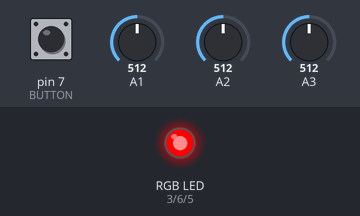
The sketch below on a simulated Arduino Uno, built with avr-gcc and run on an emulated ATmega328P. On the bench: an RGB LED mixed from three pins (HIGH = lit). Inputs (shaded band) come from the test bench; at power-on: pin 7 (BUTTON) LOW, A1 = 512, A2 = 512, A3 = 512. Dim RGB values are drawn brighter than linear; EEPROM starts erased; what the sketch prints to the serial monitor is not drawn.

Above: at 1.2 s.
1.3 s: pin 7 (BUTTON) pulled HIGH for 1 s
At 3.0 s:
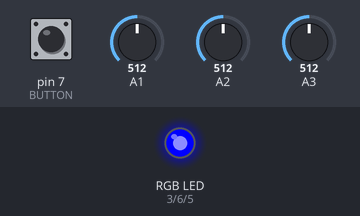
3.9 s: pin 7 (BUTTON) pulled HIGH for 0.15 s
At 5.0 s:
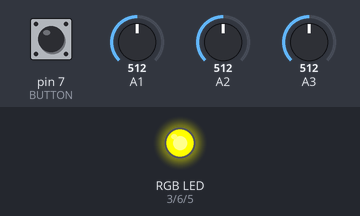
5.9 s: pin 7 (BUTTON) pulled HIGH for 0.15 s
At 7.1 s:
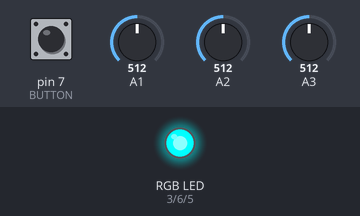
7.9 s: pin 7 (BUTTON) pulled HIGH for 1 s
At 10.1 s:
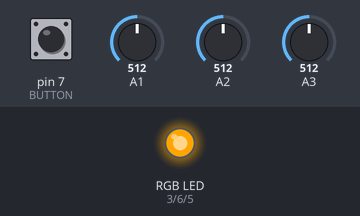
10.4 s: pin 7 (BUTTON) pulled HIGH for 3.2 s
At 11.4 s:
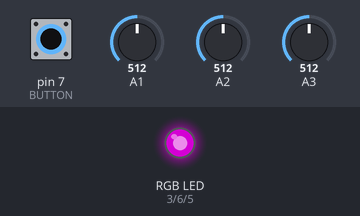
15.1 s: pin 7 (BUTTON) pulled HIGH for 0.15 s
At 16.8 s:
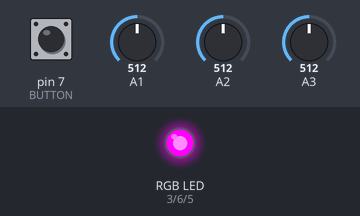
Timing chart, 0 to 18.1 s (numbered marks = the images above; inputs shaded):
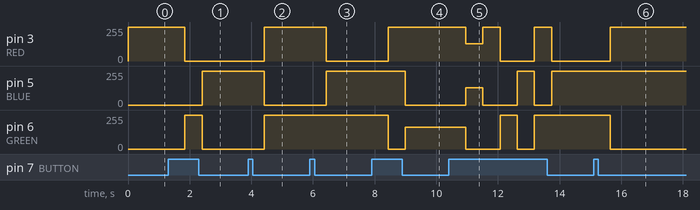

The sketch:

lightsaber.ino
```cpp
#include <EEPROM.h>

//Define buttons
#define  BUTTON 7
#define  RED 3 //RED connected to digitial pin 9
#define  BLUE 5 //BLUE connected to digitial pin 10
#define  GREEN 6 //GREEN connected to digitial pin 11

//Declare variables
int xRaw=0;
int yRaw=0;
int zRaw=0;
int i=0;
int val = 0;
int old_val=0;

// Raw Ranges:
// initialize to mid-range and allow calibration to
// find the minimum and maximum for each axis
int xRawMin = -512;
int xRawMax = 512;

int yRawMin = -512;
int yRawMax = 512;

int zRawMin = -512;
int zRawMax = 512;

//Define colors.
int red[] =    {255,0,0};
int green[] =  {0, 255, 0};
int blue[] =   {0,0,255};
int yellow[] = {255,255,0};
int cyan[] = {0,255,255};
int magenta[] = {255,0,255};
int orange[] = {255,165,0};
int purple[] = {128,0,128};

int MAXCOLORS=7;

int* colorArray[] = {red,green,blue,yellow,cyan,magenta,orange,purple};

//void clash(){
//  Serial.println("clash!");
//  analogWrite(BLUE,HIGH);
//  analogWrite(GREEN, HIGH);
//  analogWrite(RED, HIGH);
//}

void setup()
{
    pinMode(RED, OUTPUT);  //set digtial pin as output
    pinMode(BLUE, OUTPUT);  //set digtial pin as output
    pinMode(GREEN, OUTPUT);  //set digtial pin as output
    pinMode(BUTTON, INPUT); //Cycle colors
    Serial.begin(9600);
    analogReference(EXTERNAL);

    if (EEPROM.read(0) != 255){
       i = EEPROM.read(0);
    }else {
      i = 0;
    }
}

void loop()
{
  int* currentColor=colorArray[i];
  //Serial.println(colorArray[0]);
  analogWrite(RED, currentColor[0]);
  analogWrite(GREEN, currentColor[1]);
  analogWrite(BLUE, currentColor[2] );

  delay(50);

  int val = digitalRead(BUTTON);

  if ((val == HIGH) && (old_val == LOW)){
     i=i+1;
     if( i>MAXCOLORS){
        i = 0;
     }
     EEPROM.write(0,i);
     delay(500);
  }

  //Read in Accelerometer

  xRaw=analogRead(A1);
  yRaw=analogRead(A2);
  zRaw=analogRead(A3);

    // Convert raw values to 'milli-Gs"
  long xScaled = map(xRaw, xRawMin, xRawMax, -1000, 1000);
  long yScaled = map(yRaw, yRawMin, yRawMax, -1000, 1000);
  long zScaled = map(zRaw, zRawMin, zRawMax, -1000, 1000);

    // re-scale to fractional Gs
  float xAccel = xScaled / 1000.0;
  float yAccel = yScaled / 1000.0;
  float zAccel = zScaled / 1000.0;

  float maxG = max(xAccel, yAccel);
  maxG = max(maxG,zAccel);

  Serial.print("Max G: ");
  Serial.print(maxG);
  Serial.println("G");
  delay(5);

}
```

Measured:
- after the input at 1.3 s, pin 3 (RED): 255/255 → 0/255 after 0.55 s; pin 5 (BLUE): 0/255 → 255/255 after 1.1 s; pin 6 (GREEN): 0/255 → 255/255 after 0.55 s, → 0/255 0.56 s later
- after the input at 3.9 s, pin 3 (RED), pin 6 (GREEN): 0/255 → 255/255 after 0.52 s; pin 5 (BLUE): 255/255 → 0/255 after 0.52 s
- after the input at 5.9 s, pin 3 (RED): 255/255 → 0/255 after 0.53 s; pin 5 (BLUE): 0/255 → 255/255 after 0.53 s
- after the input at 7.9 s, pin 3 (RED): 0/255 → 255/255 after 0.54 s; pin 5 (BLUE): 255/255 → 0/255 after 1.1 s; pin 6 (GREEN): 255/255 → 0/255 after 0.54 s, → 165/255 0.56 s later
- after the input at 10.4 s, pin 3 (RED): 255/255 → 128/255 after 0.56 s, → 255/255 0.56 s later, → 0/255 0.56 s later, → 255/255 1.1 s later, … (5 changes in this stretch); pin 5 (BLUE): 0/255 → 128/255 after 0.56 s, → 0/255 0.56 s later, → 255/255 1.1 s later, → 0/255 0.56 s later, … (5 changes in this stretch)
- after the input at 15.1 s, pin 3 (RED): 0/255 → 255/255 after 0.54 s; pin 6 (GREEN): 255/255 → 0/255 after 0.54 s
